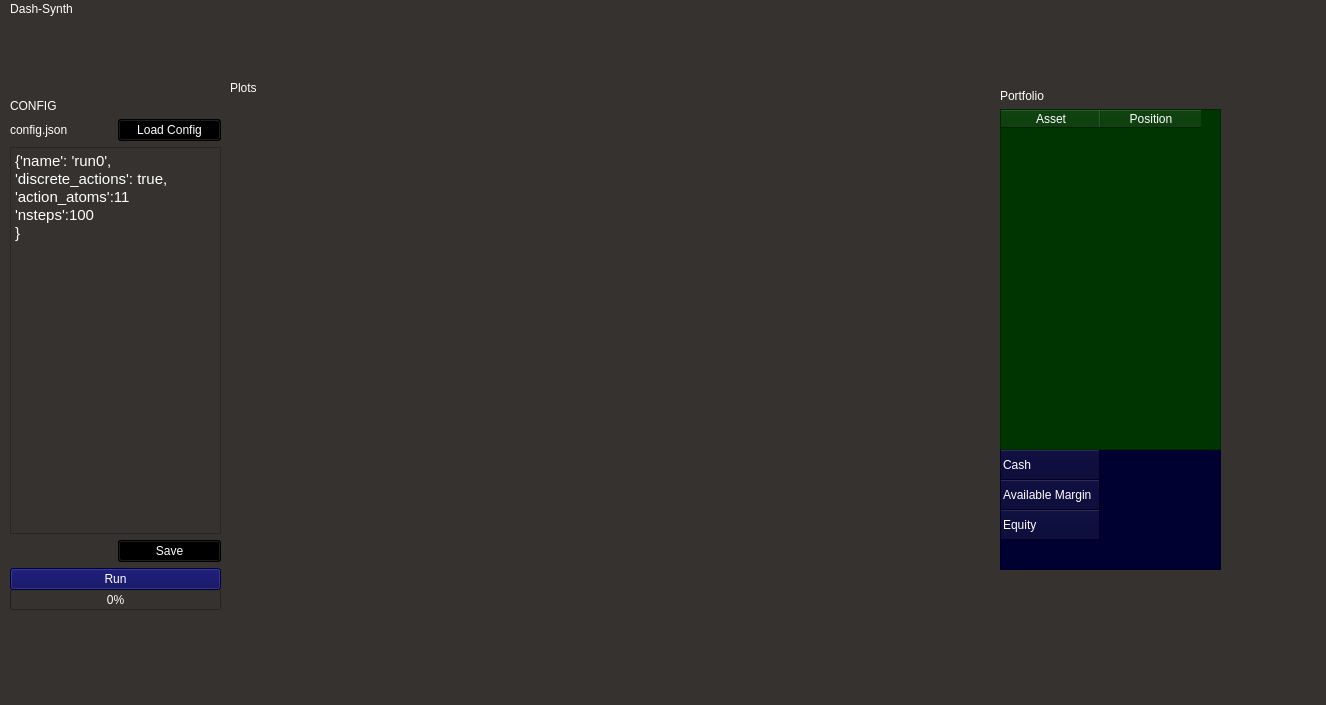
<?xml version="1.0" encoding="UTF-8"?>
<ui version="4.0">
 <class>MainWindow</class>
 <widget class="QMainWindow" name="MainWindow">
  <property name="geometry">
   <rect>
    <x>0</x>
    <y>0</y>
    <width>1326</width>
    <height>705</height>
   </rect>
  </property>
  <property name="windowTitle">
   <string>MainWindow</string>
  </property>
  <property name="styleSheet">
   <string notr="true">color: rgb(255, 255, 255);
background-color: rgb(53, 50, 47);</string>
  </property>
  <widget class="QWidget" name="centralwidget">
   <widget class="QWidget" name="PlotsWidget" native="true">
    <property name="geometry">
     <rect>
      <x>230</x>
      <y>80</y>
      <width>771</width>
      <height>531</height>
     </rect>
    </property>
   </widget>
   <widget class="QProgressBar" name="progressBar">
    <property name="geometry">
     <rect>
      <x>10</x>
      <y>570</y>
      <width>211</width>
      <height>21</height>
     </rect>
    </property>
    <property name="value">
     <number>0</number>
    </property>
   </widget>
   <widget class="QLabel" name="PlotsLabel">
    <property name="geometry">
     <rect>
      <x>230</x>
      <y>60</y>
      <width>681</width>
      <height>17</height>
     </rect>
    </property>
    <property name="text">
     <string>Plots</string>
    </property>
   </widget>
   <widget class="QWidget" name="layoutWidget">
    <property name="geometry">
     <rect>
      <x>10</x>
      <y>80</y>
      <width>211</width>
      <height>491</height>
     </rect>
    </property>
    <layout class="QGridLayout" name="ControlsGridLayout">
     <item row="2" column="0" colspan="2">
      <widget class="QTextEdit" name="ParamsEdit">
       <property name="styleSheet">
        <string notr="true"/>
       </property>
       <property name="html">
        <string>&lt;!DOCTYPE HTML PUBLIC &quot;-//W3C//DTD HTML 4.0//EN&quot; &quot;http://www.w3.org/TR/REC-html40/strict.dtd&quot;&gt;
&lt;html&gt;&lt;head&gt;&lt;meta name=&quot;qrichtext&quot; content=&quot;1&quot; /&gt;&lt;style type=&quot;text/css&quot;&gt;
p, li { white-space: pre-wrap; }
&lt;/style&gt;&lt;/head&gt;&lt;body style=&quot; font-family:'Sans Serif'; font-size:9pt; font-weight:400; font-style:normal;&quot;&gt;
&lt;p style=&quot; margin-top:0px; margin-bottom:0px; margin-left:0px; margin-right:0px; -qt-block-indent:0; text-indent:0px;&quot;&gt;&lt;span style=&quot; font-family:'Ubuntu'; font-size:11pt;&quot;&gt;{'name': 'run0',&lt;/span&gt;&lt;/p&gt;
&lt;p style=&quot; margin-top:0px; margin-bottom:0px; margin-left:0px; margin-right:0px; -qt-block-indent:0; text-indent:0px;&quot;&gt;&lt;span style=&quot; font-family:'Ubuntu'; font-size:11pt;&quot;&gt;'discrete_actions': true,&lt;/span&gt;&lt;/p&gt;
&lt;p style=&quot; margin-top:0px; margin-bottom:0px; margin-left:0px; margin-right:0px; -qt-block-indent:0; text-indent:0px;&quot;&gt;&lt;span style=&quot; font-family:'Ubuntu'; font-size:11pt;&quot;&gt;'action_atoms':11&lt;/span&gt;&lt;/p&gt;
&lt;p style=&quot; margin-top:0px; margin-bottom:0px; margin-left:0px; margin-right:0px; -qt-block-indent:0; text-indent:0px;&quot;&gt;&lt;span style=&quot; font-family:'Ubuntu'; font-size:11pt;&quot;&gt;'nsteps':100&lt;/span&gt;&lt;/p&gt;
&lt;p style=&quot; margin-top:0px; margin-bottom:0px; margin-left:0px; margin-right:0px; -qt-block-indent:0; text-indent:0px;&quot;&gt;&lt;span style=&quot; font-family:'Ubuntu'; font-size:11pt;&quot;&gt;}&lt;/span&gt;&lt;/p&gt;&lt;/body&gt;&lt;/html&gt;</string>
       </property>
      </widget>
     </item>
     <item row="1" column="1">
      <widget class="QPushButton" name="LoadConfigButton">
       <property name="styleSheet">
        <string notr="true">background-color: rgb(0, 0, 0);</string>
       </property>
       <property name="text">
        <string>Load Config</string>
       </property>
      </widget>
     </item>
     <item row="1" column="0">
      <widget class="QLabel" name="FilenameLabel">
       <property name="font">
        <font>
         <pointsize>9</pointsize>
        </font>
       </property>
       <property name="styleSheet">
        <string notr="true"/>
       </property>
       <property name="text">
        <string>config.json</string>
       </property>
      </widget>
     </item>
     <item row="3" column="1">
      <widget class="QPushButton" name="SaveConfigButton">
       <property name="styleSheet">
        <string notr="true">background-color: rgb(0, 0, 0);</string>
       </property>
       <property name="text">
        <string>Save</string>
       </property>
      </widget>
     </item>
     <item row="4" column="0" colspan="2">
      <widget class="QPushButton" name="RunCommand">
       <property name="styleSheet">
        <string notr="true">background-color: rgb(181, 255, 160);
background-color: rgb(0, 0, 85);</string>
       </property>
       <property name="text">
        <string>Run</string>
       </property>
      </widget>
     </item>
     <item row="0" column="0" colspan="2">
      <widget class="QLabel" name="ConfigLabel">
       <property name="styleSheet">
        <string notr="true"/>
       </property>
       <property name="text">
        <string>CONFIG </string>
       </property>
      </widget>
     </item>
    </layout>
   </widget>
   <widget class="QTableWidget" name="CashTable">
    <property name="geometry">
     <rect>
      <x>1000</x>
      <y>430</y>
      <width>221</width>
      <height>121</height>
     </rect>
    </property>
    <property name="styleSheet">
     <string notr="true">background-color: rgb(0, 85, 127);
background-color: rgb(0, 0, 49);</string>
    </property>
    <row>
     <property name="text">
      <string>Cash</string>
     </property>
    </row>
    <row>
     <property name="text">
      <string>Available Margin</string>
     </property>
    </row>
    <row>
     <property name="text">
      <string>Equity</string>
     </property>
    </row>
   </widget>
   <widget class="QWidget" name="layoutWidget">
    <property name="geometry">
     <rect>
      <x>1000</x>
      <y>70</y>
      <width>221</width>
      <height>361</height>
     </rect>
    </property>
    <layout class="QGridLayout" name="PositionsLayout">
     <item row="0" column="1">
      <widget class="QLabel" name="PortfolioLabel">
       <property name="text">
        <string>Portfolio</string>
       </property>
      </widget>
     </item>
     <item row="1" column="1">
      <widget class="QTableWidget" name="PositionsTable">
       <property name="styleSheet">
        <string notr="true">background-color: rgb(37, 74, 55);
background-color: rgb(0, 52, 0);</string>
       </property>
       <column>
        <property name="text">
         <string>Asset</string>
        </property>
       </column>
       <column>
        <property name="text">
         <string>Position</string>
        </property>
       </column>
      </widget>
     </item>
    </layout>
   </widget>
  </widget>
  <widget class="QStatusBar" name="statusbar"/>
  <widget class="QMenuBar" name="menubar">
   <property name="geometry">
    <rect>
     <x>0</x>
     <y>0</y>
     <width>1326</width>
     <height>20</height>
    </rect>
   </property>
   <widget class="QMenu" name="menuDash_Synth">
    <property name="title">
     <string>Dash-Synth</string>
    </property>
    <addaction name="separator"/>
    <addaction name="separator"/>
   </widget>
   <addaction name="menuDash_Synth"/>
  </widget>
 </widget>
 <resources/>
 <connections/>
</ui>
